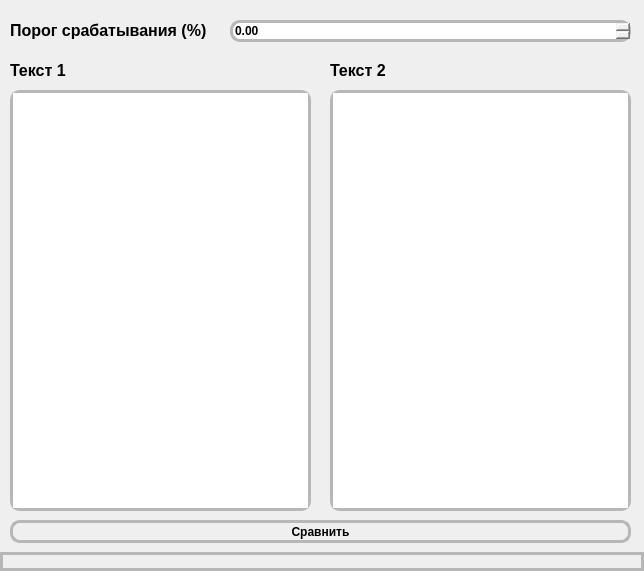
<?xml version="1.0" encoding="UTF-8"?>
<ui version="4.0">
 <class>MainWindow</class>
 <widget class="QMainWindow" name="MainWindow">
  <property name="geometry">
   <rect>
    <x>0</x>
    <y>0</y>
    <width>644</width>
    <height>571</height>
   </rect>
  </property>
  <property name="windowTitle">
   <string>Антиплагиат</string>
  </property>
  <widget class="QWidget" name="centralwidget">
   <widget class="QLabel" name="text1_label">
    <property name="geometry">
     <rect>
      <x>10</x>
      <y>60</y>
      <width>71</width>
      <height>21</height>
     </rect>
    </property>
    <property name="font">
     <font>
      <pointsize>12</pointsize>
      <weight>75</weight>
      <bold>true</bold>
     </font>
    </property>
    <property name="text">
     <string>Текст 1</string>
    </property>
   </widget>
   <widget class="QPushButton" name="checkBtn">
    <property name="geometry">
     <rect>
      <x>10</x>
      <y>520</y>
      <width>621</width>
      <height>23</height>
     </rect>
    </property>
    <property name="font">
     <font>
      <weight>75</weight>
      <bold>true</bold>
     </font>
    </property>
    <property name="styleSheet">
     <string notr="true">QPushButton{
border: 3px solid #b7b7b7;
border-radius: 10px;
background-color: none;
}
QPushButton:hover{
background-color: #c8c8c8;
}</string>
    </property>
    <property name="text">
     <string>Сравнить</string>
    </property>
   </widget>
   <widget class="QLabel" name="alert_label">
    <property name="geometry">
     <rect>
      <x>10</x>
      <y>20</y>
      <width>221</width>
      <height>21</height>
     </rect>
    </property>
    <property name="font">
     <font>
      <pointsize>12</pointsize>
      <weight>75</weight>
      <bold>true</bold>
      <underline>false</underline>
     </font>
    </property>
    <property name="text">
     <string>Порог срабатывания (%)</string>
    </property>
   </widget>
   <widget class="QPlainTextEdit" name="text2">
    <property name="geometry">
     <rect>
      <x>330</x>
      <y>90</y>
      <width>301</width>
      <height>421</height>
     </rect>
    </property>
    <property name="font">
     <font>
      <weight>75</weight>
      <bold>true</bold>
     </font>
    </property>
    <property name="styleSheet">
     <string notr="true">background: none;
border-radius: 10px;
border: 3px solid #b7b7b7;
</string>
    </property>
   </widget>
   <widget class="QLabel" name="text2_label">
    <property name="geometry">
     <rect>
      <x>330</x>
      <y>60</y>
      <width>71</width>
      <height>21</height>
     </rect>
    </property>
    <property name="font">
     <font>
      <pointsize>12</pointsize>
      <weight>75</weight>
      <bold>true</bold>
     </font>
    </property>
    <property name="text">
     <string>Текст 2</string>
    </property>
   </widget>
   <widget class="QPlainTextEdit" name="text1">
    <property name="geometry">
     <rect>
      <x>10</x>
      <y>90</y>
      <width>301</width>
      <height>421</height>
     </rect>
    </property>
    <property name="font">
     <font>
      <weight>75</weight>
      <bold>true</bold>
     </font>
    </property>
    <property name="styleSheet">
     <string notr="true">background: none;
border-radius: 10px;
border: 3px solid #b7b7b7;
</string>
    </property>
   </widget>
   <widget class="QDoubleSpinBox" name="alert_value">
    <property name="geometry">
     <rect>
      <x>230</x>
      <y>20</y>
      <width>401</width>
      <height>22</height>
     </rect>
    </property>
    <property name="font">
     <font>
      <weight>75</weight>
      <bold>true</bold>
     </font>
    </property>
    <property name="styleSheet">
     <string notr="true">background: none;
border-radius: 10px;
border: 3px solid #b7b7b7;
</string>
    </property>
   </widget>
  </widget>
  <widget class="QStatusBar" name="statusbar">
   <property name="font">
    <font>
     <weight>75</weight>
     <bold>true</bold>
    </font>
   </property>
   <property name="styleSheet">
    <string notr="true">background: none;
border-radius: 10px;
border: 3px solid #b7b7b7;
</string>
   </property>
   <property name="sizeGripEnabled">
    <bool>false</bool>
   </property>
  </widget>
 </widget>
 <resources/>
 <connections/>
</ui>
